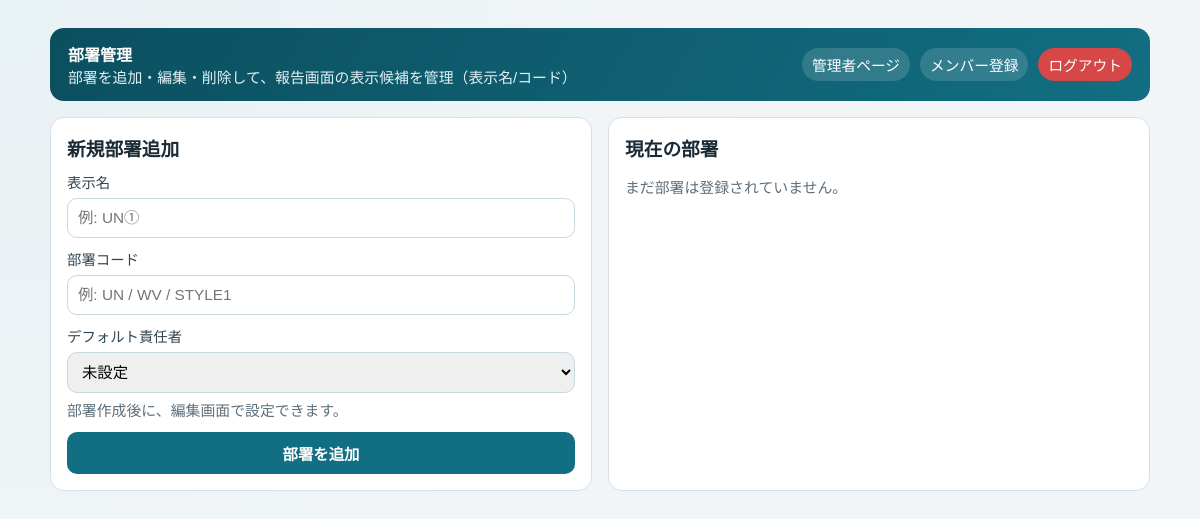
Page /dashboard/departments/ on the earlier database version.
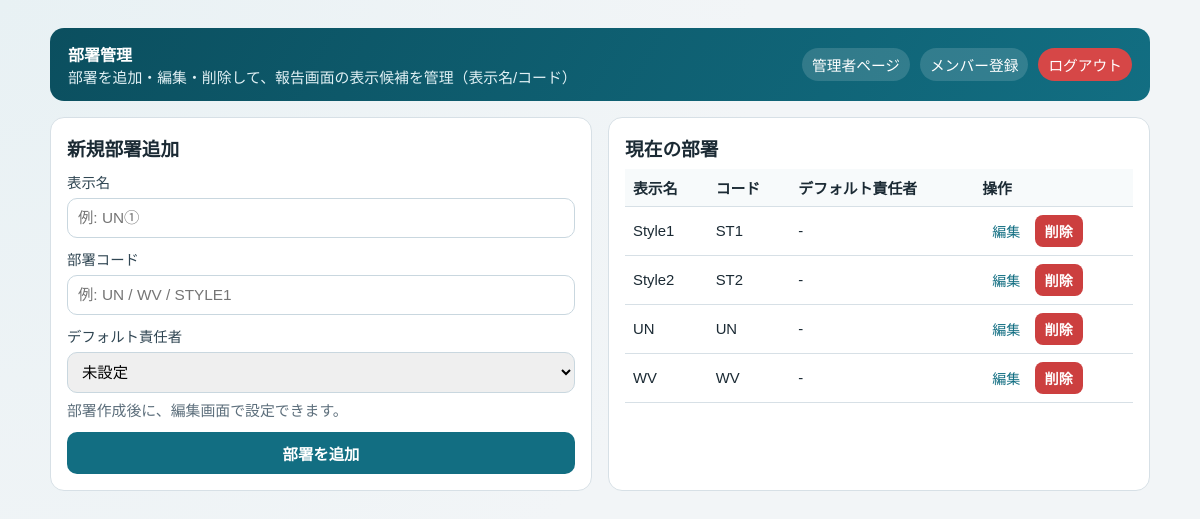
Same page on the later database version.
### apps/accounts/models.py (models this page shows, shortened)
class Department(models.Model):
    code = models.CharField(max_length=32, unique=True)
    name = models.CharField(max_length=64)
    default_reporter = models.ForeignKey(
        "Member",
        on_delete=models.SET_NULL,
        null=True,
        blank=True,
        related_name="default_department_links",
    )
    is_active = models.BooleanField(default=True)
    created_at = models.DateTimeField(auto_now_add=True)
    class Meta:
        ordering = ["code"]

### apps/dashboard/views.py (the view)
# urls.py: path("departments/", department_settings, name="department_settings"),
def department_settings(request: HttpRequest) -> HttpResponse:
    status_message = None
    edit_department = None
    edit_id = request.GET.get("edit")
    if edit_id and edit_id.isdigit():
        edit_department = Department.objects.filter(id=int(edit_id)).first()
    if request.method == "POST":
        edit_department_id = request.POST.get("edit_department_id")
        if edit_department_id and edit_department_id.isdigit():
            edit_department = Department.objects.filter(id=int(edit_department_id)).first()
        form = _department_form(data=request.POST, edit_department=edit_department)
        if form.is_valid():
            code = form.cleaned_data["code"].strip().upper()
            default_reporter = form.cleaned_data["default_reporter"]
            duplicate_query = Department.objects.filter(code=code)
            if edit_department_id and edit_department_id.isdigit():
                duplicate_query = duplicate_query.exclude(id=int(edit_department_id))
            if duplicate_query.exists():
                form.add_error("code", "この部署コードは既に使われています。")
            else:
                if edit_department_id and edit_department_id.isdigit():
                    department = get_object_or_404(Department, id=int(edit_department_id))
                    if default_reporter and not MemberDepartment.objects.filter(
                        member=default_reporter,
                        department=department,
                    ).exists():
                        form.add_error(
                            "default_reporter",
                            "この責任者は選択中の部署に所属していません。",
                        )
                        departments = Department.objects.all()
                        return render(
                            request,
                            "dashboard/department_settings.html",
                            {
                                "form": form,
                                "departments": departments,
                                "edit_department": edit_department,
                                "status_message": status_message,
                            },
                        )
                    department.name = form.cleaned_data["name"].strip()
                    department.code = code
                    department.default_reporter = default_reporter
                    department.save(update_fields=["name", "code", "default_reporter"])
                    status_message = f"{department.name}（{department.code}）を更新しました。"
                else:
                    department = Department.objects.create(
                        name=form.cleaned_data["name"].strip(),
                        code=code,
                        default_reporter=None,
                        is_active=True,
                    )
                    status_message = f"{department.name}（{department.code}）を追加しました。"
                form = _department_form()
                edit_department = None
    else:
        if edit_department:
            form = _department_form(
                initial={
                    "name": edit_department.name,
                    "code": edit_department.code,
                    "default_reporter": edit_department.default_reporter_id,
                },
                edit_department=edit_department,
            )
        else:
            form = _department_form()
    departments = Department.objects.all()
    return render(
        request,
        "dashboard/department_settings.html",
        {
            "form": form,
            "departments": departments,
            "edit_department": edit_department,
            "status_message": status_message,
        },
    )

### apps/dashboard/forms.py
class DepartmentForm(forms.Form):
    name = forms.CharField(
        label="表示名",
        max_length=64,
        widget=forms.TextInput(attrs={"placeholder": "例: UN①"}),
    )
    code = forms.CharField(
        label="部署コード",
        max_length=32,
        widget=forms.TextInput(attrs={"placeholder": "例: UN / WV / STYLE1"}),
    )
    default_reporter = forms.ModelChoiceField(
        label="デフォルト責任者",
        required=False,
        queryset=Member.objects.none(),
        empty_label="未設定",
    )

### apps/dashboard/views.py (called while the page is built)
def _department_form(*, data=None, initial=None, edit_department=None) -> DepartmentForm:
    form = DepartmentForm(data=data, initial=initial)
    if edit_department:
        reporter_ids = Member.objects.filter(
            department_links__department=edit_department
        ).values_list("id", flat=True)
        form.fields["default_reporter"].queryset = Member.objects.filter(
            id__in=reporter_ids
        ).order_by("name")
    else:
        form.fields["default_reporter"].queryset = Member.objects.none()
    return form

### apps/dashboard/templates/dashboard/department_settings.html (shortened to what this page needs)
{% extends "base.html" %}
{% block content %}
<div class="container">
  <header class="topbar">
    <div>
      <strong>部署管理</strong>
      <div class="muted" style="color: #e1f1f5;">部署を追加・編集・削除して、報告画面の表示候補を管理（表示名/コード）</div>
    </div>
    <nav>
      <a href="{% url 'dashboard_index' %}">管理者ページ</a>
      <a href="{% url 'member_settings' %}">メンバー登録</a>
      <a href="{% url 'home' %}" class="logout-link">ログアウト</a>
    </nav>
  </header>
  <section class="grid grid-2" style="margin-top: 16px;">
    <article class="card">
      <h3>{% if edit_department %}部署編集{% else %}新規部署追加{% endif %}</h3>
      <form method="post">
        <label for="id_name">{{ form.name.label }}</label>
        {{ form.name }}
        <label for="id_code">{{ form.code.label }}</label>
        {{ form.code }}
        <label for="id_default_reporter">{{ form.default_reporter.label }}</label>
        {{ form.default_reporter }}
        {% if edit_department %}
        <div class="muted" style="margin-top: 6px;">この部署に所属するメンバーのみ選択できます。</div>
        {% else %}
        <div class="muted" style="margin-top: 6px;">部署作成後に、編集画面で設定できます。</div>
        {% endif %}
        <button type="submit" style="margin-top: 12px;">
          {% if edit_department %}部署を更新{% else %}部署を追加{% endif %}
        </button>
      </form>
    </article>
    <article class="card">
      <h3>現在の部署</h3>
      {% if departments %}
      <table>
        <thead>
          <tr><th>表示名</th><th>コード</th><th>デフォルト責任者</th><th>操作</th></tr>
        </thead>
        <tbody>
          {% for department in departments %}
          <tr>
            <td>{{ department.name }}</td>
            <td>{{ department.code }}</td>
            <td>{% if department.default_reporter %}{{ department.default_reporter.name }}{% else %}-{% endif %}</td>
            <td>
              <a class="btn-inline" href="{% url 'department_settings' %}?edit={{ department.id }}">編集</a>
              <form method="post" action="{% url 'department_delete' department.id %}" style="display:inline;" onsubmit="return confirm('この部署を削除します。よろしいですか？');">
                <button class="btn-inline btn-danger" type="submit">削除</button>
              </form>
            </td>
          </tr>
          {% endfor %}
        </tbody>
      </table>
      {% else %}
      <p class="muted">まだ部署は登録されていません。</p>
      {% endif %}
    </article>
  </section>
</div>
{% endblock %}

Differences in the rows shown:
added Department: name "Style1", code "ST1"
added Department: name "Style2", code "ST2"
added Department: name "UN", code "UN"
added Department: name "WV", code "WV"
Other differences:
text no longer shown: "まだ部署は登録されていません。"
text now shown: "表示名 コード デフォルト責任者 操作"
